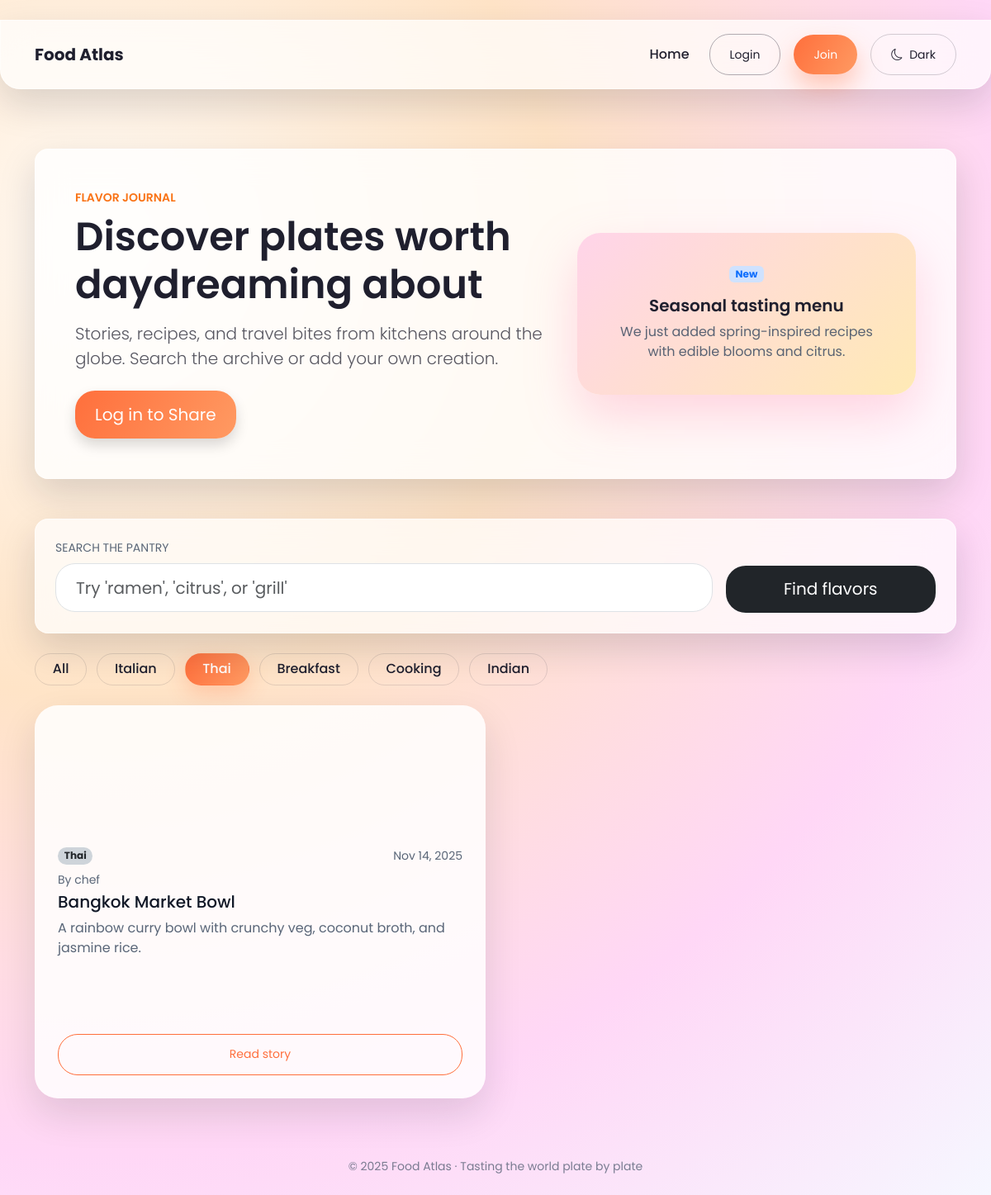
Screenshot of /?category=Thai with the database file from the repository.
### app.py (models this page shows, shortened)
class Post(db.Model):
    id = db.Column(db.Integer, primary_key=True)
    title = db.Column(db.String(120), nullable=False)
    summary = db.Column(db.String(200), nullable=False)
    content = db.Column(db.Text, nullable=False)
    image_url = db.Column(db.String(350), nullable=True)
    category = db.Column(db.String(60), nullable=True)
    date_posted = db.Column(db.DateTime, default=datetime.utcnow)
    user_id = db.Column(db.Integer, db.ForeignKey('user.id'), nullable=True)
    author = db.relationship('User', backref=db.backref('posts', lazy=True))
    comments = db.relationship('Comment', backref='post', cascade='all, delete-orphan', lazy='dynamic')
    def hero_image(self):
        return self.image_url or "https://images.unsplash.com/photo-1504674900247-0877df9cc836?auto=format&fit=crop&w=1200&q=60"

class User(db.Model, UserMixin):
    id = db.Column(db.Integer, primary_key=True)
    username = db.Column(db.String(80), unique=True, nullable=False)
    password_hash = db.Column(db.String(255), nullable=False)

### app.py (the view)
@app.route('/')
def index():
    query = request.args.get('q', '').strip()
    category = request.args.get('category', '').strip()
    base_query = Post.query.order_by(Post.date_posted.desc())
    if category:
        base_query = base_query.filter(Post.category.ilike(category))
    if query:
        like = f"%{query}%"
        posts = base_query.filter(or_(Post.title.ilike(like), Post.summary.ilike(like), Post.content.ilike(like))).all()
    else:
        posts = base_query.all()
    categories = db.session.query(Post.category).filter(Post.category.isnot(None)).distinct().all()
    return render_template('index.html', posts=posts, query=query, category=category, categories=[c[0] for c in categories])

### app.py (called while the page is built)
@app.context_processor
def inject_year():
    return {'current_year': datetime.utcnow().year}

### templates/index.html (shortened to what this page needs)
﻿{% extends 'base.html' %}
{% block content %}
<section class="hero glassy mb-5 p-5 rounded-4 text-center text-lg-start">
    <div class="row align-items-center g-4">
        <div class="col-lg-7">
            <p class="text-uppercase text-accent fw-semibold small mb-2">Flavor journal</p>
            <h1 class="display-5 fw-semibold mb-3">Discover plates worth daydreaming about</h1>
            <p class="lead mb-4">Stories, recipes, and travel bites from kitchens around the globe. Search the archive or add your own creation.</p>
            {% if current_user.is_authenticated %}
            <a href="{{ url_for('add_post') }}" class="btn btn-primary btn-lg shadow">Share a Food Story</a>
            {% else %}
            <a href="{{ url_for('login') }}" class="btn btn-primary btn-lg shadow">Log in to Share</a>
            {% endif %}
        </div>
        <div class="col-lg-5 text-center">
            <div class="floating-card">
                <span class="badge bg-primary-subtle text-primary mb-3">New</span>
                <h5 class="fw-semibold">Seasonal tasting menu</h5>
                <p class="text-muted mb-0">We just added spring-inspired recipes with edible blooms and citrus.</p>
            </div>
        </div>
    </div>
</section>
<form method="get" class="search-card glassy p-4 rounded-4 mb-4">
    <div class="row g-3 align-items-center">
        <div class="col-md-9">
            <label class="form-label text-uppercase small text-muted">Search the pantry</label>
            <input type="text" class="form-control form-control-lg" name="q" placeholder="Try 'ramen', 'citrus', or 'grill'" value="{{ query }}">
        </div>
        <div class="col-md-3 d-grid">
            <button type="submit" class="btn btn-dark btn-lg">Find flavors</button>
        </div>
    </div>
</form>
{% if categories %}
<div class="category-chip-stack mb-4">
    <a href="{{ url_for('index') }}" class="category-chip {{ not category and 'active' }}">All</a>
    {% for cat in categories %}
    <a href="{{ url_for('index', category=cat) }}" class="category-chip {{ category == cat and 'active' }}">{{ cat }}</a>
    {% endfor %}
</div>
{% endif %}
<section class="row g-4">
    {% if posts %}
        {% for post in posts %}
        <div class="col-md-6 col-xxl-4 d-flex">
            <article class="post-card flex-fill">
                <div class="post-thumb" style="background-image: url('{{ post.hero_image() }}');"></div>
                <div class="post-body">
                    <div class="d-flex justify-content-between align-items-center mb-2">
                        <a class="badge rounded-pill bg-dark-subtle text-dark small text-decoration-none" href="{{ url_for('index', category=post.category) }}">{{ post.category or 'Chef notes' }}</a>
                        <small class="text-muted">{{ post.date_posted.strftime('%b %d, %Y') }}</small>
                    </div>
                    <small class="text-muted mb-1 d-block">By {{ post.author.username if post.author else 'Guest' }}</small>
                    <h3 class="h5 mb-2">{{ post.title }}</h3>
                    <p class="text-muted mb-3">{{ post.summary }}</p>
                    <a class="btn btn-outline-primary btn-sm" href="{{ url_for('post_detail', post_id=post.id) }}">Read story</a>
                </div>
            </article>
        </div>
        {% endfor %}
    {% else %}
        <div class="col-12 text-center py-5">
            <h3>No dishes found.</h3>
            <p class="text-muted">Try another ingredient or <a href="/add">share something delicious</a>.</p>
        </div>
    {% endif %}
</section>
{% endblock %}

### static/style.css (style rules this page uses)
body { font-family: 'Poppins', system-ui, -apple-system, BlinkMacSystemFont, 'Segoe UI', sans-serif; background: radial-gradient(circle at 10% 20%, #fff9f2, #ffe4c7 35%, #ffd7f6 70%, #f6f7ff); min-height: 100vh; color: #1f1f2e; }
.text-accent { color: #f97316; }
.glassy { background: rgba(255, 255, 255, 0.7); border: 1px solid rgba(255, 255, 255, 0.5); backdrop-filter: blur(18px); border-radius: 24px; box-shadow: 0 18px 45px rgba(15, 23, 42, 0.15); }
.category-chip-stack { display: flex; flex-wrap: wrap; gap: 0.75rem; }
.category-chip { padding: 0.4rem 1.3rem; border-radius: 999px; border: 1px solid rgba(15, 23, 42, 0.12); color: inherit; text-decoration: none; font-weight: 500; transition: all 0.2s ease; }
.category-chip.active { background: linear-gradient(120deg, #ff6f3c, #ff9a62); color: #fff; border-color: transparent; box-shadow: 0 10px 25px rgba(255, 111, 60, 0.25); }
.text-muted { color: rgba(71, 85, 105, 0.9) !important; }
.form-label { color: #475569; }
.form-label.text-muted { color: rgba(71, 85, 105, 0.9) !important; }
.hero { background: rgba(255, 255, 255, 0.8); color: #1f1f2e; }
.hero h1 { color: inherit; }
.hero .lead { color: rgba(31, 31, 46, 0.75); }
.badge.bg-primary-subtle { color: #0f172a; }
.badge.bg-dark-subtle { color: #0f172a; }
.floating-card { border-radius: 28px; background: linear-gradient(135deg, #ffd4e9, #ffeab5); padding: 2.5rem; box-shadow: 0 25px 60px rgba(255, 143, 178, 0.35); }
.search-card { border-radius: 28px; }
.form-control, .btn { border-radius: 24px; padding: 0.85rem 1.5rem; }
.btn-primary { background: linear-gradient(120deg, #ff6f3c, #ff9a62); border: none; box-shadow: 0 15px 30px rgba(255, 111, 60, 0.35); }
.btn-dark { border: none; }
.btn-outline-primary { border-color: #ff6f3c; color: #ff6f3c; }
.post-card { border-radius: 28px; overflow: hidden; display: flex; flex-direction: column; background: rgba(255, 255, 255, 0.85); box-shadow: 0 20px 45px rgba(15, 23, 42, 0.12); transition: transform 0.3s ease, box-shadow 0.3s ease; min-height: 420px; height: 100%; }
.post-card h3 { color: #111827; }
.post-card p { color: rgba(55, 65, 81, 0.9); }
.post-card .post-body p { flex-grow: 1; }
.post-card .text-muted { color: rgba(71, 85, 105, 0.9) !important; }
.post-thumb { height: 220px; background-size: cover; background-position: center; }
.post-body { padding: 1.75rem; display: flex; flex-direction: column; height: 100%; }

### rows the page displays
Post: category "Italian"
Post: category "Breakfast"
Post: category "Cooking"
Post: category "Indian"
Post: category "Thai", date_posted "Nov 14, 2025", author "chef", title "Bangkok Market Bowl", summary "A rainbow curry bowl with crunchy veg, coconut broth, and jasmine rice."

### other values shown
{{ cat }} "Thai"
